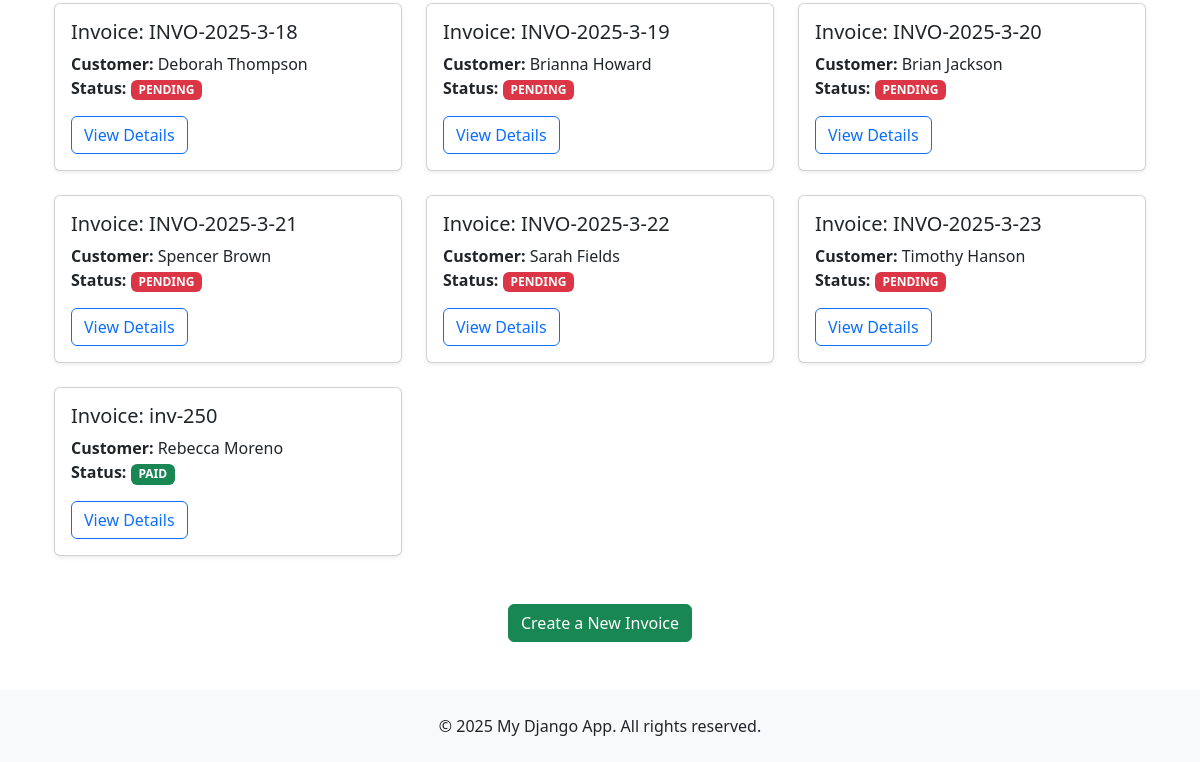
The page /billing/ (lower part) on the database as committed earlier.
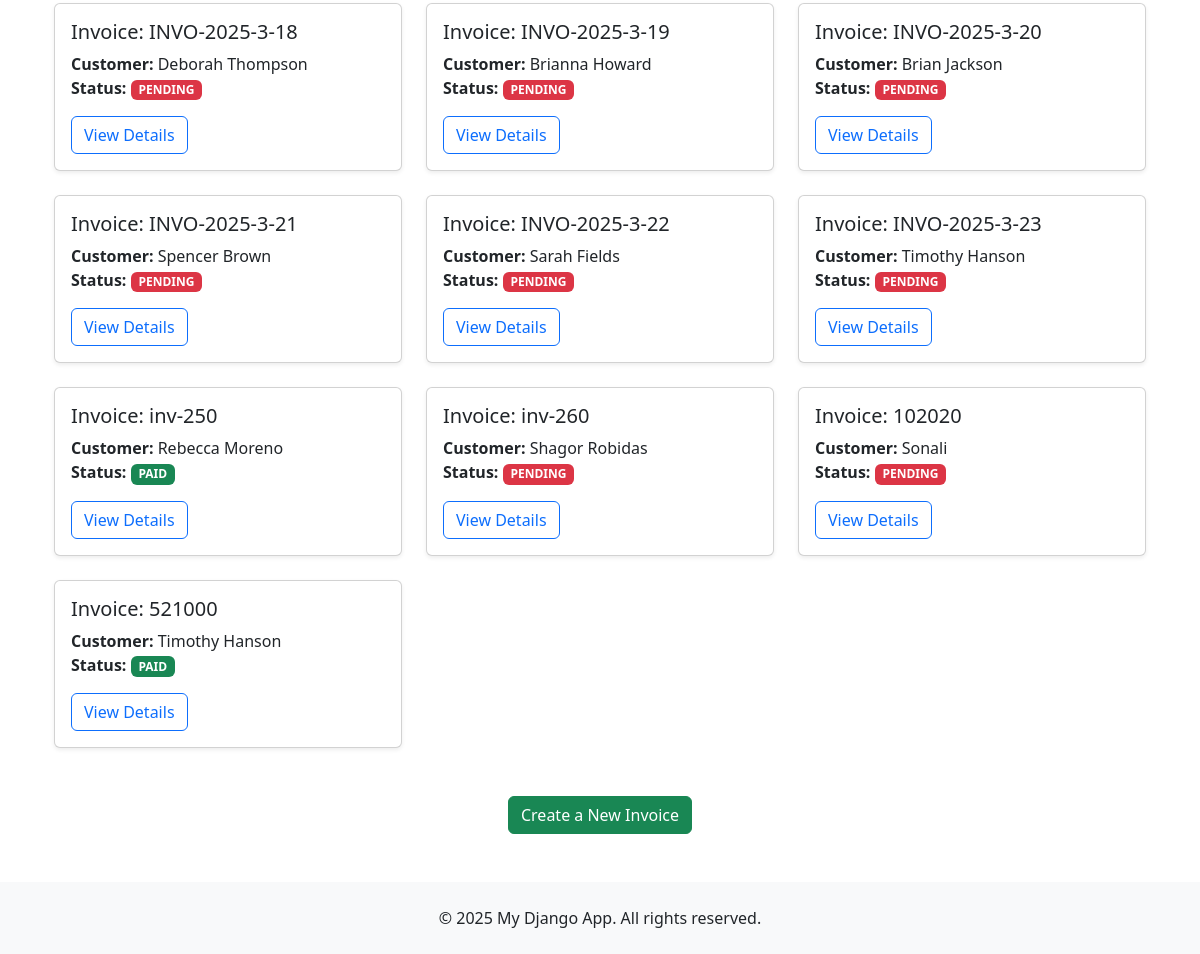
The same page on the database as committed later.
### billing/models.py (models this page shows, shortened)
class Invoice(models.Model):
    customer = models.ForeignKey(Customer, on_delete=models.CASCADE)
    invoice_number = models.CharField(max_length=20, unique=True)
    date_created = models.DateField(auto_now_add=True)
    due_date = models.DateField()
    total_amount = models.DecimalField(max_digits=10, decimal_places=2)
    status_choices = [
        ('PAID', 'Paid'),
        ('PENDING', 'Pending'),
    ]
    status = models.CharField(max_length=10, choices=status_choices, default='PENDING')

class Customer(models.Model):
    name = models.CharField(max_length=255)
    email = models.EmailField()
    address = models.TextField()

### billing/views.py (the view)
# urls.py: path('', views.invoice_list, name='invoice_list'),
def invoice_list(request):
    invoices = Invoice.objects.all()
    return render(request, 'invoice_list.html', {'invoices': invoices})

### billing/templates/invoice_list.html (shortened to what this page needs)
{% extends 'base.html' %}
{% block content %}
    <div class="container my-5">
        <div class="row">
            {% for invoice in invoices %}
                <div class="col-md-6 col-lg-4 mb-4">
                    <div class="card shadow-sm">
                        <div class="card-body">
                            <h5 class="card-title">Invoice: {{ invoice.invoice_number }}</h5>
                            <p class="card-text">
                                <strong>Customer:</strong> {{ invoice.customer.name }}<br>
                                <strong>Status:</strong>
                                {% if invoice.status == 'PAID' %}
                                    <span class="badge bg-success">{{ invoice.status }}</span>
                                {% else %}
                                    <span class="badge bg-danger">{{ invoice.status }}</span>
                                {% endif %}
                            </p>
                            <a href="{% url 'invoice_detail' invoice.id %}" class="btn btn-outline-primary">View Details</a>
                        </div>
                    </div>
                </div>
            {% endfor %}
        </div>
        <div class="text-center mt-4">
            <a href="{% url 'create_invoice' %}" class="btn btn-success">Create a New Invoice</a>
        </div>
    </div>
{% endblock %}

Rows that differ between the two databases and show on the page:
added Invoice: invoice_number "inv-260", customer.name "Shagor Robidas", status "PENDING"
added Invoice: invoice_number "102020", customer.name "Sonali", status "PENDING"
added Invoice: invoice_number "521000", customer.name "Timothy Hanson", status "PAID"
